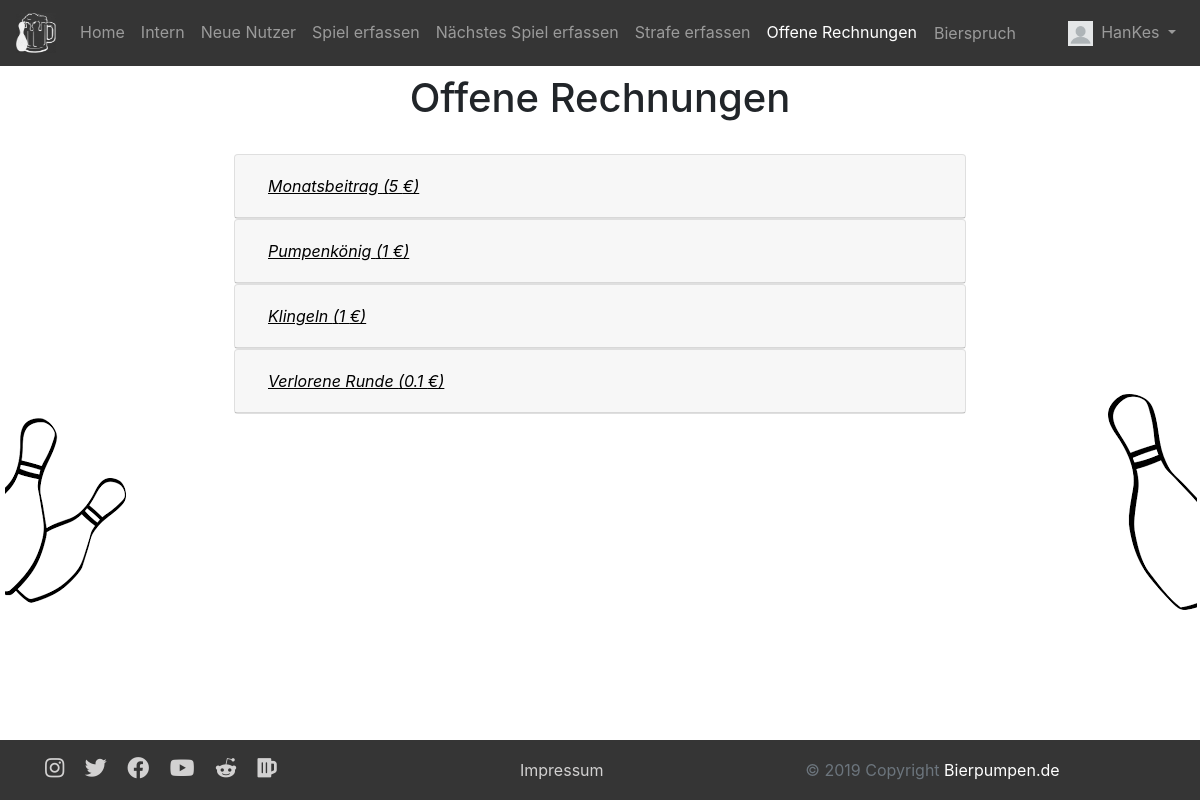
/open_payments.php (signed in), run on the app's committed database.
### tables this page shows
CREATE TABLE `users` (
  `id` int(11) NOT NULL,
  `username` varchar(32) NOT NULL,
  `password` text NOT NULL,
  `email` varchar(64) NOT NULL,
  `firstname` varchar(64) NOT NULL,
  `lastname` varchar(64) NOT NULL,
  `isNew` int(1) NOT NULL,
  `isAdmin` int(1) NOT NULL
);

CREATE TABLE `payments` (
  `id` int(11) NOT NULL,
  `amount` double NOT NULL,
  `description` varchar(255) NOT NULL
);

### objects/user.php (called while the page is built, shortened)
<?php
class User {
  private $db;
  private static $table_name = "users";
  private $id;
  private $username;
  private $email;
  private $isAdmin;
  public function __construct($db) {
    $this->db = $db;
  }
  public function readOne() {
    if (!empty($this->id)){
      $query = "SELECT * FROM " . User::$table_name . " WHERE id=:id limit 0,1";
      $stmt = $this->db->prepare($query);
      $stmt->bindParam(":id", $this->id);
    } elseif (!empty($this->username)) {
      $query = "SELECT * FROM " . User::$table_name . " WHERE username LIKE :username limit 0,1";
      $stmt = $this->db->prepare($query);
      $stmt->bindParam(":username", $this->username);
    } elseif (!empty($this->email)) {
      $query = "SELECT * FROM " . User::$table_name . " WHERE email LIKE :email limit 0,1";
      $stmt = $this->db->prepare($query);
      $stmt->bindParam(":email", $this->email);
    } else {
      return false;
    }
    if($stmt->execute()){
      return true;
    } else {
      return false;
    }
  }
  public function setId($newId) {
    $this->id = htmlspecialchars(strip_tags($newId));
  }
  public function getUsername() {
    return $this->username;
  }
  public function setUsername($newUsername) {
    $this->username = htmlspecialchars(strip_tags($newUsername));
  }
  public function setEmail($newEmail) {
    $this->email = htmlspecialchars(strip_tags($newEmail));
  }
  public function getIsAdmin(){
    return $this->isAdmin;
  }
  public function setIsAdmin($newIsAdmin){
    $this->isAdmin = htmlspecialchars(strip_tags($newIsAdmin));
  }
}
?>

### objects/game.php (called while the page is built, shortened)
<?php
class Game {
  public static $table_name = "games";
  private $nextGame;
  public static function readLast($db) {
    $query = "SELECT * from " . Game::$table_name . " ORDER BY date DESC LIMIT 0,1";
    $stmt = $db->prepare($query);
    $stmt->execute();
    $count = $stmt->rowCount();
    $row = $stmt->fetch(PDO::FETCH_ASSOC);
    $game = new Game($db);
    return $game;
  }
  public function getNextGame() {
    return $this->nextGame;
  }
  public function setNextGame($newNextGame) {
    $this->nextGame = htmlspecialchars(strip_tags($newNextGame));
  }
}
?>

### objects/bill.php (called while the page is built, shortened)
<?php
class Bill {
  public static function getOpenPayments($db) {
    $query = "SELECT * From payments AS t1 WHERE EXISTS (SELECT * FROM bills AS t2 where t1.id = t2.payment)";
    $stmt = $db->prepare($query);
    $stmt->execute();
    $payment_array = array();
    while ($row = $stmt->fetch(PDO::FETCH_ASSOC)){
      $payment = new Payment($db);
      $payment_array[] = $payment;
    }
    return $payment_array;
  }
}
?>

### objects/payment.php (called while the page is built, shortened)
<?php
class Payment {
  private $id;
  private $amount;
  private $description;
  function getId() {
    return $this->id;
  }
  public function setId($newId) {
    $this->id = htmlspecialchars(strip_tags($newId));
  }
  public function getAmount() {
    return $this->amount;
  }
  public function setAmount($newAmount) {
    $this->amount = htmlspecialchars(strip_tags($newAmount));
  }
  public function getDescription() {
    return $this->description;
  }
  public function setDescription($newDescription) {
    $this->description = htmlspecialchars(strip_tags($newDescription));
  }
}
?>

### open_payments.php (the view, shortened to what this page needs)
<?php
  include_once $_SERVER["DOCUMENT_ROOT"] . '/Kegeln/header.php';
  include_once $_SERVER["DOCUMENT_ROOT"] . '/Kegeln/objects/payment.php';
  $open_payments = Bill::getOpenPayments($db);
?>
<div class="container justify-content-center">
<center><h1 class="my-2">Offene Rechnungen</h1></center>
<br/>
<div id="accordion">
<?php
foreach ($open_payments as $payment) {
  ?>
  <div class="card">
    <div class="card-header" id="heading<?php echo $payment->getId(); ?>">
      <h5 class="mb-0">
        <button class="btn btn-link" style="color: black" data-toggle="collapse" data-target="#collapse<?php echo $payment->getId(); ?>" aria-expanded="false" aria-controls="collapse<?php echo $payment->getId(); ?>">
          <?php echo "<i><u>" . $payment->getDescription() . " (" . $payment->getAmount() . " €)</u></i>"; ?>
        </button>
      </h5>
    </div>
  </div>
<?php
}
echo "</div>";
echo "</div>";
include_once $_SERVER["DOCUMENT_ROOT"] . '/Kegeln/footer.php';
?>

### header.php (shortened to what this page needs)
<?php
include_once $_SERVER["DOCUMENT_ROOT"] . '/Kegeln/database/db.php';
include_once $_SERVER["DOCUMENT_ROOT"] . '/Kegeln/objects/user.php';
include_once $_SERVER["DOCUMENT_ROOT"] . '/Kegeln/objects/game.php';
include_once $_SERVER["DOCUMENT_ROOT"] . '/Kegeln/objects/bill.php';
$loggedin = false;
$isAdmin = false;
$database = new Database();
$db = $database->getConnection();
if (isset($_SESSION['session_id'])) {
  $loggedin_user = new User($db);
  $loggedin_user->setId($_SESSION['session_id']);
  $loggedin_user->readOne($db);
  $loggedin = true;
  $nextGame = NULL;
  if($loggedin_user->getIsNew()==1){
    $isNew = true;
  } else {
    $game = Game::readLast($db);
    $nextGame = $game->getNextGame();
  }
  if($loggedin_user->getIsAdmin()==1){
    $isAdmin = true;
    $open_bills = Bill::getOpenBills($db);
  }
}
$users = User::readNew($db);
?>
<!DOCTYPE html>
<html lang="de">
  <head>
    <link href="/Kegeln/css/bootstrap.min.css" rel="stylesheet">
    <link href="/Kegeln/css/style.css" rel="stylesheet">
    <link href="https://use.fontawesome.com/releases/v5.11.1/css/all.css" rel="stylesheet">
  </head>
  <body>
  	<header>
	    <nav class="navbar sticky-top navbar-expand-md navbar-dark" style="background-color: #353535;">
			  <a class="navbar-brand" href="/Kegeln/index.php"><img src="/Kegeln/media/beer.jpg" width="40" height="40" alt=""></a>
			  <div class="collapse navbar-collapse" id="navbarSupportedContent">
			    <ul class="navbar-nav mr-auto">
			      <li class="nav-item <?php if (strpos($_SERVER['PHP_SELF'], "index.php")){echo "active";} ?>">
			        <a class="nav-link" href="/Kegeln/index.php">Home</a>
			      </li>
			      <li class="nav-item <?php if (strpos($_SERVER['PHP_SELF'], "membersarea.php")){echo "active";} ?>">
			        <a class="nav-link" href="/Kegeln/intern.php">Intern</a>
			      </li>
            <?php
            if ($isAdmin){
              if(!empty($users)){
                ?>
                <li class="nav-item <?php if (strpos($_SERVER['PHP_SELF'], "index.php")){echo "active";} ?>">
                  <a class="nav-link" href="/Kegeln/user/accept.php">Neue Nutzer</a>
                </li>
                <?php
              }
              ?>
              <li class="nav-item <?php if (strpos($_SERVER['PHP_SELF'], "insert_game.php")){echo "active";} ?>">
                <a class="nav-link" href="/Kegeln/game/insert_game.php">Spiel erfassen</a>
              </li>
              <?php
              if($nextGame==NULL){
                ?>
                <li class="nav-item <?php if (strpos($_SERVER['PHP_SELF'], "update_game.php")){echo "active";} ?>">
                  <a class="nav-link" href="/Kegeln/game/update_game.php">Nächstes Spiel erfassen</a>
                </li>
                <?php
              } else {
                ?>
                <li class="nav-item <?php if (strpos($_SERVER['PHP_SELF'], "update_game.php")){echo "active";} ?>">
                  <a class="nav-link" href="/Kegeln/game/update_game.php">Nächstes Spiel ändern</a>
                </li>
                <?php
              }
              ?>
              <li class="nav-item <?php if (strpos($_SERVER['PHP_SELF'], "payment.php")){echo "active";} ?>">
                <a class="nav-link" href="/Kegeln/payment.php">Strafe erfassen</a>
              </li>
              <?php
              if (isset($open_bills)) {
                ?>
                <li class="nav-item <?php if (strpos($_SERVER['PHP_SELF'], "open_payments.php")){echo "active";} ?>">
                  <a class="nav-link" href="/Kegeln/open_payments.php">Offene Rechnungen</a>
                </li>
                <?php
              }
            }
            ?>
            <form action="" method="POST">
              <li class="nav-item">
                <button type="submit" name="displayPun" class="btn btn-link nav-link">Bierspruch</button>
              </li>
            </form>
          </ul>
            <?php if ($loggedin){ ?>
              <ul class="navbar-nav">
                <li class="nav-item dropdown">
                  <a class="nav-link dropdown-toggle" href="#" id="navbardrop" data-toggle="dropdown">
                    <img src="/Kegeln/media/user_empty.png" class="mr-1" style="height:25px;"/>
                    <?php echo $loggedin_user->getUsername(); ?>
                  </a>
                </li>
              </ul>
            <?php } ?>
			  </div>
			</nav>
		</header>
<div class="d-none d-lg-block">
<img src="/Kegeln/media/kegel links.png" align="left">
<img src="/Kegeln/media/kegel rechts.png" align="right">
</div>
<main role="main" class="container">

### css/style.css (style rules this page uses)
html { position: relative; min-height: 100%; }
@media (min-width: 992px) { body { margin-bottom: 60px; } }
:root { --input-padding-x: 1.5rem; --input-padding-y: .75rem; }

### data on the page
users: username "HanKes"
payments: description "Monatsbeitrag", amount "5"
payments: description "Pumpenkönig", amount "1"
payments: description "Klingeln", amount "1"
payments: description "Verlorene Runde", amount "0.1"
